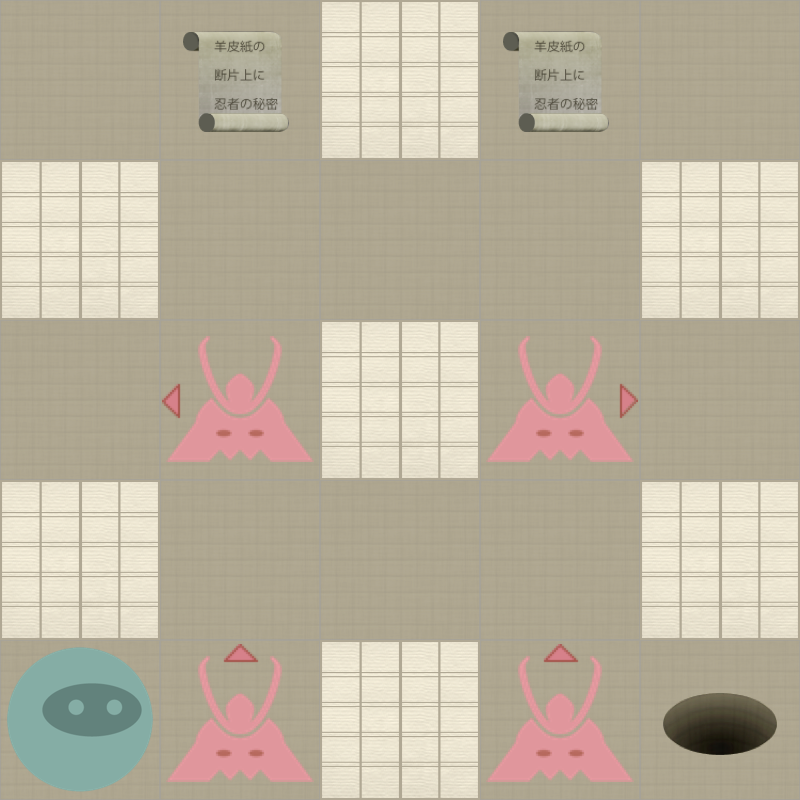

This game map was drawn from its Tiled (.tmx) file and the tilesets committed beside it. A one-line description and the trimmed map source follow:
An orthogonal 5x5 tile map with 160x160 px tiles, 2 tile layers (Level, Actors).

<map version="1.0" orientation="orthogonal" width="5" height="5" tilewidth="160" tileheight="160">
 <properties>
  <property name="moves" value="6" />
 </properties>
 <tileset firstgid="1" name="tiles" tilewidth="160" tileheight="160" spacing="2" margin="2">
  <image source="tiles-ipadhd.png" width="1024" height="1024" />
  <tile id="0">
   <properties>
    <property name="actor" value="exit" />
   </properties>
  </tile>
  <tile id="2">
   <properties>
    <property name="actor" value="guard" />
    <property name="direction" value="down" />
   </properties>
  </tile>
  <tile id="3">
   <properties>
    <property name="actor" value="guard" />
    <property name="direction" value="left" />
   </properties>
  </tile>
  <tile id="4">
   <properties>
    <property name="actor" value="guard" />
    <property name="direction" value="right" />
   </properties>
  </tile>
  <tile id="5">
   <properties>
    <property name="actor" value="guard" />
    <property name="direction" value="up" />
   </properties>
  </tile>
  <tile id="7">
   <properties>
    <property name="actor" value="player" />
   </properties>
  </tile>
  <tile id="8">
   <properties>
    <property name="actor" value="scroll" />
   </properties>
  </tile>
  <tile id="9">
   <properties>
    <property name="wall" value="1" />
   </properties>
  </tile>
 </tileset>
 <layer name="Level" width="5" height="5">
  <data>[25 cells, 25 non-empty, 2 distinct tile ids]</data>
 </layer>
 <layer name="Actors" width="5" height="5">
  <data>[25 cells, 8 non-empty, 6 distinct tile ids]</data>
 </layer>
</map>
